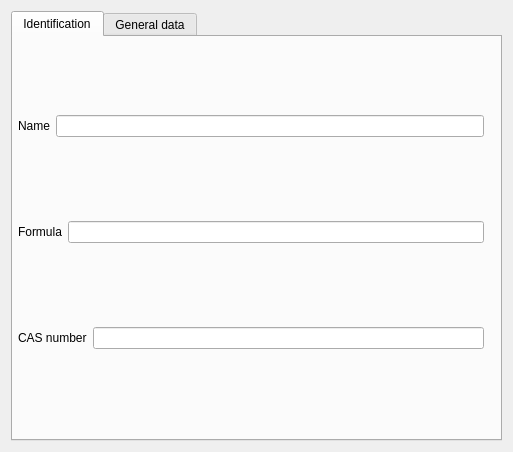
<?xml version="1.0" encoding="UTF-8"?>
<ui version="4.0">
 <class>Form_db_substanceProperties</class>
 <widget class="QWidget" name="Form_db_substanceProperties">
  <property name="geometry">
   <rect>
    <x>0</x>
    <y>0</y>
    <width>513</width>
    <height>452</height>
   </rect>
  </property>
  <property name="windowTitle">
   <string>Substance properties</string>
  </property>
  <layout class="QHBoxLayout" name="horizontalLayout">
   <item>
    <widget class="QTabWidget" name="tabWidget_substanceProperties">
     <property name="acceptDrops">
      <bool>false</bool>
     </property>
     <property name="layoutDirection">
      <enum>Qt::LeftToRight</enum>
     </property>
     <property name="autoFillBackground">
      <bool>false</bool>
     </property>
     <property name="tabPosition">
      <enum>QTabWidget::North</enum>
     </property>
     <property name="tabShape">
      <enum>QTabWidget::Rounded</enum>
     </property>
     <property name="currentIndex">
      <number>0</number>
     </property>
     <widget class="QWidget" name="tab_identification">
      <attribute name="title">
       <string>Identification</string>
      </attribute>
      <widget class="QWidget" name="">
       <property name="geometry">
        <rect>
         <x>0</x>
         <y>0</y>
         <width>471</width>
         <height>391</height>
        </rect>
       </property>
       <layout class="QVBoxLayout" name="verticalLayout">
        <property name="leftMargin">
         <number>5</number>
        </property>
        <item>
         <layout class="QHBoxLayout" name="horizontalLayout_2">
          <item>
           <widget class="QLabel" name="label">
            <property name="text">
             <string>Name</string>
            </property>
           </widget>
          </item>
          <item>
           <widget class="QLineEdit" name="le_name">
            <property name="text">
             <string/>
            </property>
            <property name="alignment">
             <set>Qt::AlignRight|Qt::AlignTrailing|Qt::AlignVCenter</set>
            </property>
           </widget>
          </item>
         </layout>
        </item>
        <item>
         <layout class="QHBoxLayout" name="horizontalLayout_3">
          <item>
           <widget class="QLabel" name="label_2">
            <property name="text">
             <string>Formula</string>
            </property>
           </widget>
          </item>
          <item>
           <widget class="QLineEdit" name="le_formula">
            <property name="alignment">
             <set>Qt::AlignRight|Qt::AlignTrailing|Qt::AlignVCenter</set>
            </property>
           </widget>
          </item>
         </layout>
        </item>
        <item>
         <layout class="QHBoxLayout" name="horizontalLayout_4">
          <item>
           <widget class="QLabel" name="label_3">
            <property name="text">
             <string>CAS number</string>
            </property>
           </widget>
          </item>
          <item>
           <widget class="QLineEdit" name="le_CAS">
            <property name="alignment">
             <set>Qt::AlignRight|Qt::AlignTrailing|Qt::AlignVCenter</set>
            </property>
           </widget>
          </item>
         </layout>
        </item>
       </layout>
      </widget>
     </widget>
     <widget class="QWidget" name="tab_generalData">
      <attribute name="title">
       <string>General data</string>
      </attribute>
     </widget>
    </widget>
   </item>
  </layout>
 </widget>
 <resources/>
 <connections/>
</ui>
